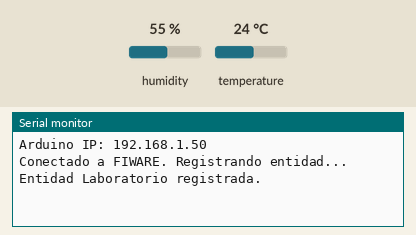
Simulated run of this sketch. Board: Arduino Uno, built with avr-gcc and run on an emulated ATmega328P. Shown: the last lines printed to the serial monitor. The test bench sets the inputs (shaded band); at power-on: humidity 55 %, temperature 24 °C. WiFi joins after 1.5 s; servers stay silent unless stated.

Above: at 3.9 s.
4.0 s: humidity set to 22 %
At 8.9 s:
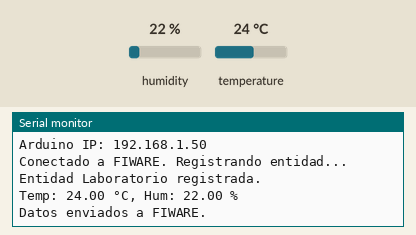
11.7 s: temperature set to 12 °C
At 13.13 s:
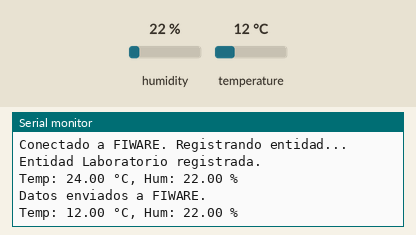
19.4 s: humidity set to 40 %
At 24.5 s:
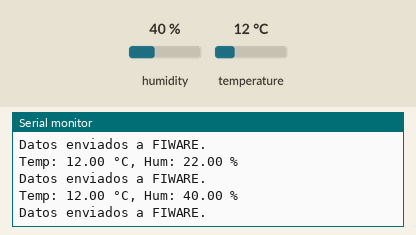

Measured:
- after the input at 4.0 s, the serial monitor: prints a new line after 3.7 s (image 1)
- after the input at 11.7 s, the serial monitor: prints a new line after 1.3 s (image 2)
- after the input at 19.4 s, the serial monitor: prints a new line after 4.0 s (image 3)

The sketch:

connect_fiware.ino
```cpp
#include <SPI.h>
#include <Ethernet.h>
#include <DHT.h>

// ===== Configuración de red =====
// Direcciones MAC e IP asignadas al Arduino (ajusta según indicaciones del profe)
byte mac[] = { 0x90, 0xA2, 0xDA, 0x10, 0x80, 0x8B };

// IP pública del Orion Context Broker de FIWARE
IPAddress fiware(155, 54, 225, 141);
const uint16_t fiware_port = 1026;

// ===== Configuración del sensor DHT11 =====
#define DHTPIN 3       // Pin digital conectado al DHT11
#define DHTTYPE DHT11  // Modelo de sensor
DHT dht(DHTPIN, DHTTYPE);

// ===== Identificador de la entidad =====
const char* entityId = "Laboratorio13";  // Sustituye “1” por el número asignado

EthernetClient client;

// ===== Función auxiliar: envía temperatura y humedad a FIWARE =====
void send_values(float t, float h, String updateAction) {
  // Construye el JSON con la estructura NGSI v1 (updateContext)
  String json = String("{") +
    "\"contextElements\":[{" +
      "\"type\":\"Laboratorio\"," +
      "\"isPattern\":\"false\"," +
      "\"id\":\"" + entityId + "\"," +
      "\"attributes\":[{" +
        "\"name\":\"temperatura\"," +
        "\"type\":\"float\"," +
        "\"value\":" + String(t) + "},{" +
        "\"name\":\"humedad\"," +
        "\"type\":\"float\"," +
        "\"value\":" + String(h) + "}" +
      "]}]\," +
    "\"updateAction\":" + updateAction +
  "}";

  // Envia cabeceras HTTP 1.0 y payload
  client.print("POST /v1/updateContext HTTP/1.0\n");
  client.print("Host: "); client.print(fiware); client.print(":" ); client.print(fiware_port); client.print("\n");
  client.print("Content-Type: application/json\n");
  client.print("Accept: application/json\n");
  client.print("Connection: close\n");
  client.print("Content-Length: "); client.print(json.length()); client.print("\n\n");
  client.print(json);
  client.print("\n");
}

void setup() {
  Serial.begin(9600);
  dht.begin();

  // Inicia la interfaz Ethernet con IP estática
  Ethernet.begin(mac);
  delay(1000);
  Serial.print("Arduino IP: ");
  Serial.println(Ethernet.localIP());

  // Registro inicial de la entidad (CREATE / APPEND)
  if (client.connect(fiware, fiware_port)) {
    Serial.println("Conectado a FIWARE. Registrando entidad...");
    send_values(0.0, 0.0, "\"APPEND\"");
    client.stop();
    Serial.println("Entidad Laboratorio registrada.");
  } else {
    Serial.println("Error al conectar con FIWARE para registrar entidad.");
  }
}

void loop() {
  // Espera 5 segundos entre lecturas
  delay(5000);

  // Obtiene valores reales del DHT11
  float h = dht.readHumidity();
  float t = dht.readTemperature();

  // Verifica lectura válida
  if (isnan(h) || isnan(t)) {
    Serial.println("Error al leer del DHT11");
    return;
  }

  // Muestra por serial
  Serial.print("Temp: "); Serial.print(t); Serial.print(" °C, Hum: "); Serial.print(h); Serial.println(" %");

  // Actualiza la entidad en FIWARE (UPDATE)
  if (client.connect(fiware, fiware_port)) {
    send_values(t, h, "\"UPDATE\"");
    client.stop();
    Serial.println("Datos enviados a FIWARE.");
  } else {
    Serial.println("Error al conectar con FIWARE para enviar datos.");
  }
}
```
